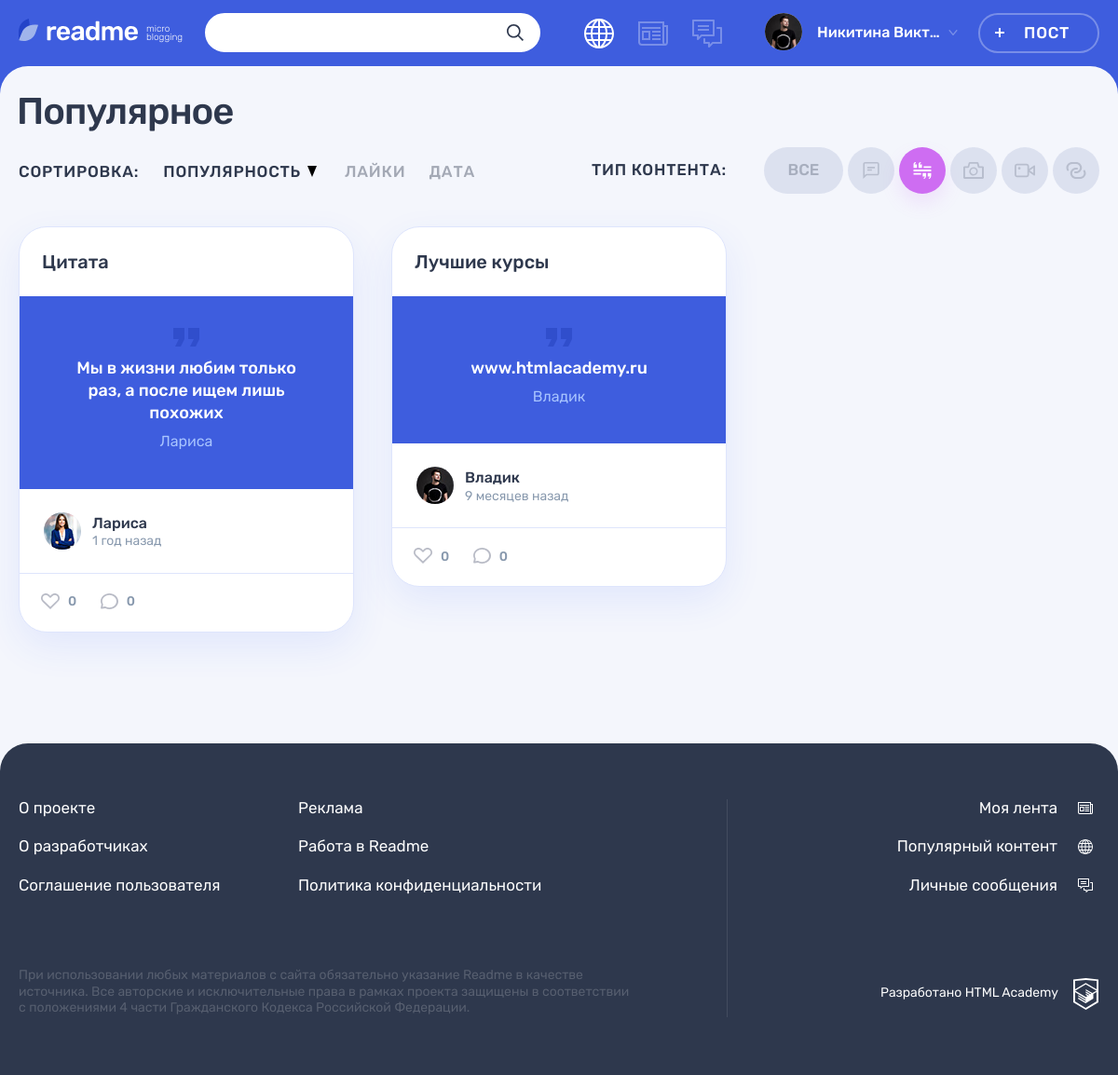
/?categ_chosen=2&sort_by=Популярность, run on the app's committed database.
### tables this page shows
CREATE TABLE IF NOT EXISTS category (
	id INT AUTO_INCREMENT PRIMARY KEY,
	category VARCHAR(20) COMMENT 'Наименование типа контента',
	category_name VARCHAR(20) COMMENT 'Имя класса',
	category_w TINYINT COMMENT 'Ширина иконки',
	category_h TINYINT COMMENT 'Высота иконки'
) COMMENT 'Тип контента';

CREATE TABLE IF NOT EXISTS post (
	id INT AUTO_INCREMENT PRIMARY KEY,
	dt_add DATETIME DEFAULT CURRENT_TIMESTAMP,
	p_title VARCHAR(255) NOT NULL,
	p_content TEXT,
	author VARCHAR(128) COMMENT 'Автор цитаты: задаётся пользователем',
	p_img VARCHAR(255) COMMENT 'Изображение: ссылка на сохранённый файл изображения',
	p_video VARCHAR(255) COMMENT 'Видео: ссылка на видео с youtube',
	p_link VARCHAR(255) COMMENT 'Ссылка: ссылка на сайт, задаётся пользователем;',
	user_id INT NOT NULL COMMENT 'Автор поста. Поле связи с user.id',
	category_id INT NOT NULL COMMENT 'Контент/категория поста. Поле связи с category.id',
	view_count INT UNSIGNED DEFAULT 0,
	INDEX (user_id),
	INDEX (category_id),
	FOREIGN KEY (user_id) REFERENCES user (id),
	FOREIGN KEY (category_id) REFERENCES category (id)
) COMMENT 'Посты';

CREATE TABLE IF NOT EXISTS user (
	id INT AUTO_INCREMENT PRIMARY KEY,
	dt_add DATETIME DEFAULT CURRENT_TIMESTAMP,
	email VARCHAR(128) NOT NULL UNIQUE,
	login VARCHAR(50) NOT NULL,
	password VARCHAR(255) NOT NULL,
	avatar VARCHAR(255)
) COMMENT 'Зарегистрированные пользователи';

### helpers.php (called while the page is built, shortened)
<?php
function get_noun_plural_form(int $number, string $one, string $two, string $many): string
{
    $number = (int)$number;
    $mod10 = $number % 10;
    $mod100 = $number % 100;
    switch (true) {
        case ($mod10 > 5):
            return $many;
        case ($mod10 === 1):
            return $one;
    }
}
function include_template($name, array $data = [])
{
    $name = 'templates/' . $name;
    extract($data);
    require $name;
    $result = ob_get_clean();
    return $result;
}

### functions.php (called while the page is built, shortened)
<?php
function get_interval ($date, $not_ago = 0) {
    $cur_date = date_create("now");
    $date = date_create($date);
    $date_string = $date->format('Y.m.d H:i');
    $cur_date_string = $cur_date->format('Y.m.d H:i');
    $diff = date_diff($date, $cur_date);
    $days = $diff->days;
    $hours_in_day = 24;
    $days_in_week = 7;
    $days_in_5weeks = 35;
    $days_in_year = 365;
    if ($cur_date_string > $date_string) {
        if ($days < 1) {
            $hours = $diff->h;
            if (1 <= $hours and $hours < $hours_in_day) {
                $time_count = $hours . " час" . get_noun_plural_form($hours, '', 'а', 'ов');
            }
            elseif ($hours < 1) {
                $minuts = $diff->i;
                $time_count = $minuts . " минут" . get_noun_plural_form($minuts, 'у', 'ы', '');
            }
        } elseif (1 <= $days) {
            if ($days < $days_in_week) {
                $time_count = $days . " " . get_noun_plural_form($days, 'день', 'дня', 'дней');
            } elseif ($days_in_week <= $days and $days < $days_in_5weeks) {
                $weeks = floor($days / $days_in_week);
                $time_count = $weeks . " недел" . get_noun_plural_form($weeks, 'ю', 'и', 'ь');
            } elseif ($days_in_5weeks <= $days and $days < $days_in_year) {
                $months = $diff->m;
                $time_count = $months . " месяц" . get_noun_plural_form($months, '', 'а', 'ев');
            } elseif ($days_in_year <= $days) {
                $years = $diff->y;
                $time_count = $years . " " . get_noun_plural_form($years, 'год', 'года', 'лет');
            }
        }
        if (!$not_ago) {
            $time_count .= " назад";
        }
    } elseif ($cur_date_string == $date_string) {
        $time_count = "только что";
    } else {
        $time_count = $date_string . " - дата в будущем";
    }
    return $time_count;
}
function get_result ($db_link, $query, $mode = 2) {
    $result = mysqli_query($db_link, $query);
    $rows = mysqli_num_rows($result);
    if ($rows) {
        if ($mode == 1) {
            $array = mysqli_fetch_array($result);
            $array = $array[0];
        } elseif ($mode == 2) {
            $array = mysqli_fetch_all($result, MYSQLI_ASSOC);
        } elseif ($mode == 3) {
            $array = mysqli_fetch_assoc($result);
        } elseif ($mode == 4) {
            $array = mysqli_fetch_all($result);
            $array = array_column($array,0);
        } else {
            exit('Неверный mode');
        }
    } else {
        $array = [];
    }
    return $array;
}
function add_elements ($array, $array_el, $date_name, $index_date, $index_date_title, $not_ago = 0) {
    if ($array_el !== '') {
        foreach ($array as $key => $array_el) {
            if ($not_ago) {
                $array[$key][$index_date] = get_interval($array_el[$date_name], 1);
            } else {
                $array[$key][$index_date] = get_interval($array_el[$date_name]);
            }
            $array[$key][$index_date_title] = date(DATE_FORMAT, strtotime($array_el[$date_name]));
        }
    }
    return $array;
}

### templates/main.php (the view, shortened to what this page needs)
<section class="page__main page__main--popular">
    <div class="container">
        <h1 class="page__title page__title--popular">Популярное</h1>
    </div>
    <div class="popular container">
        <div class="popular__filters-wrapper">
            <div class="popular__sorting sorting">
                <b class="popular__sorting-caption sorting__caption">Сортировка:</b>
                <ul class="popular__sorting-list sorting__list">
                    <?php foreach (SORTING as $sorting_item): ?>
                    <li class="sorting__item<?= $sorting_item == $sort_chosen ? ' sorting__item--popular' : ''; ?>">
                        <a class="sorting__link<?= $sorting_item == $sort_chosen ? ' sorting__link--active' : ''; ?>" href="/?sort_by=<?= $sorting_item . '&categ_chosen=' . $categ_chosen ?>">
                            <span><?= $sorting_item; ?></span>
                            <svg class="sorting__icon" width="10" height="12">
                                <use xlink:href="#icon-sort"></use>
                            </svg>
                        </a>
                    </li>
                    <?php endforeach; ?>
                </ul>
            </div>
            <div class="popular__filters filters">
                <b class="popular__filters-caption filters__caption">Тип контента:</b>
                <ul class="popular__filters-list filters__list">
                    <li class="popular__filters-item filters__item filters__item--all popular__filters-item--all">
                        <a class="filters__button filters__button--ellipse filters__button--all<?= $categ_chosen == 0 ? ' filters__button--active' : ''; ?>" href="/">
                            <span>Все</span>
                        </a>
                    </li>
                    <?php foreach ($categories as $categ): ?>
                    <li class="popular__filters-item filters__item">
                     	<a class="filters__button filters__button--<?= $categ['category']; ?> button <?= $categ['id'] == $categ_chosen ? ' filters__button--active' : ''; ?>" href="/?categ_chosen=<?= $categ['id'] . '&sort_by=' . $sort_chosen ?>">
                     		<svg class="filters__icon" width=<?= $categ['category_w'] . ' height=' . $categ['category_h']; ?>>
                                <use xlink:href="#icon-filter-<?= $categ['category']; ?>"></use>
                            </svg>
                     	</a>
                     </li>
                    <?php endforeach; ?>
                </ul>
            </div>
        </div>
        <div class="popular__posts">
    		<?php foreach ($posts as $post): ?>
            <article class="popular__post post post-<?= $post['category']; ?>">
                <header class="post__header">
                    <h2><a href="/post.php?post_id=<?= $post['id'] ?>"><?= $post['p_title']; ?></a></h2>
                </header>
                <div class="post__main">
	    		<?php switch ("post-" . $post['category']):
                        case 'post-photo': ?>
                    	<?php break;
                          case 'post-quote': ?>
                    <blockquote>
                    	<p><?= $post['p_content']; ?></p>
                    	<cite><?= $post['author']; ?></cite>
                    </blockquote>
          	    		<?php break;
                          case 'post-link': ?>
                    	<?php break;
                endswitch; ?>
                </div>
                <footer class="post__footer">
                    <div class="post__author">
                        <a class="post__author-link" href="#" title="Автор">
                            <div class="post__avatar-wrapper">
                                <img class="post__author-avatar" src="img/<?= $post['avatar']; ?>" alt="Аватар пользователя">
                            </div>
                            <div class="post__info">
                                <b class="post__author-name"><?= $post['author']; ?></b>
                                <time class="post__time" title="<?= $post['date_title']; ?>" datetime="<?= $post['dt_add']; ?>"><?= $post['date_interval']; ?></time>
                            </div>
                        </a>
                    </div>
                    <div class="post__indicators">
                        <div class="post__buttons">
                            <a class="post__indicator post__indicator--likes button" href="#" title="Лайк">
                                <svg class="post__indicator-icon" width="20" height="17">
                                    <use xlink:href="#icon-heart"></use>
                                </svg>
                                <span><?= $post['likes_count']; ?></span>
                            </a>
                            <a class="post__indicator post__indicator--comments button" href="#" title="Комментарии">
                                <svg class="post__indicator-icon" width="19" height="17">
                                    <use xlink:href="#icon-comment"></use>
                                </svg>
                                <span><?= $post['comments_count']; ?></span>
                            </a>
                        </div>
                    </div>
                </footer>
            </article>
            <?php endforeach; ?>
        </div>
    </div>
</section>

### data on the page
category: category_w 22 (drawn)
category: category_w 22 (drawn)
category: category_w 22 (drawn)
category: category_w 22 (drawn)
category: category_w 22 (drawn)
post: p_title "Цитата", p_content "Мы в жизни любим только раз, а после ищем лишь похожих", author "Лариса", user.avatar (picture), date_interval "1 год назад", likes_count "0", comments_count "0"
post: p_title "Лучшие курсы", p_content "www.htmlacademy.ru", author "Владик", user.avatar (picture), date_interval "9 месяцев назад", likes_count "0", comments_count "0"

### other printed values
$user_name "Никитина Викт…"
$sorting_item "ПОПУЛЯРНОСТЬ"
$sorting_item "ЛАЙКИ"
$sorting_item "ДАТА"
